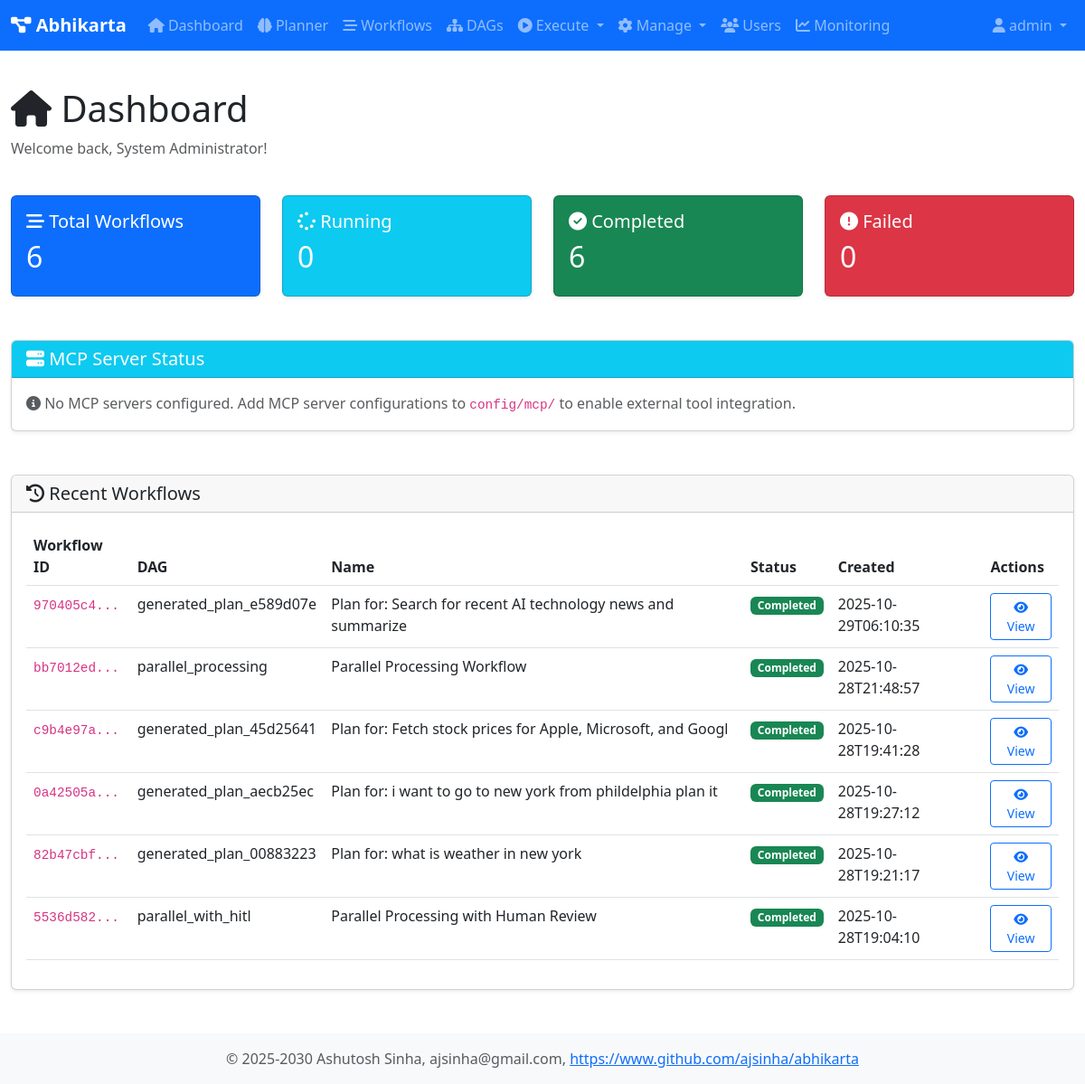
Screenshot of /dashboard (signed in) with the database file from the repository.
### tables this page shows
CREATE TABLE workflows (
                workflow_id TEXT PRIMARY KEY,
                dag_id TEXT NOT NULL,
                session_id TEXT,
                name TEXT,
                description TEXT,
                status TEXT DEFAULT 'pending',
                created_at TEXT DEFAULT CURRENT_TIMESTAMP,
                started_at TEXT,
                completed_at TEXT,
                created_by TEXT,
                graph_json TEXT,
                result TEXT,
                error TEXT
            );

### web/app.py (the view)
@app.route('/dashboard')
@login_required
def dashboard():
    user = user_registry.get_user(session['user_id'])
    db = get_db()
    total_workflows = db.fetchone("SELECT COUNT(*) as count FROM workflows")['count']
    running_workflows = db.fetchone("SELECT COUNT(*) as count FROM workflows WHERE status = 'running'")['count']
    completed_workflows = db.fetchone("SELECT COUNT(*) as count FROM workflows WHERE status = 'completed'")['count']
    failed_workflows = db.fetchone("SELECT COUNT(*) as count FROM workflows WHERE status = 'failed'")['count']
    recent_workflows = db.fetchall(
        "SELECT * FROM workflows ORDER BY created_at DESC LIMIT 10"
    )
    pending_hitl = orchestrator.get_pending_hitl_requests()
    mcp_servers = tool_registry.get_mcp_servers_status()
    return render_template('dashboard.html',
                         user=user,
                         total_workflows=total_workflows,
                         running_workflows=running_workflows,
                         completed_workflows=completed_workflows,
                         failed_workflows=failed_workflows,
                         recent_workflows=recent_workflows,
                         pending_hitl=len(pending_hitl),
                         mcp_servers=mcp_servers)

### core/user_registry.py (called while the page is built)
    def is_admin(self) -> bool:
        return self.role == 'admin'

    def get_user(self, user_id: str) -> Optional[User]:
        return self._users.get(user_id)

### db/database.py (called while the page is built)
def get_db() -> Database:
    global _db_instance
    if _db_instance is None:
        _db_instance = Database(db_type='sqlite', db_path='data/abhikarta.db')
        _db_instance.initialize_schema()
    return _db_instance

    @contextmanager
    def get_connection(self):
        conn = None
        try:
            if self.db_type == 'sqlite':
                conn = sqlite3.connect(self.db_path)
                conn.row_factory = sqlite3.Row
            elif self.db_type == 'postgresql':
                import psycopg2
                import psycopg2.extras
                conn = psycopg2.connect(**self.pg_params)
                conn.cursor_factory = psycopg2.extras.RealDictCursor
            yield conn
            conn.commit()
        except Exception as e:
            if conn:
                conn.rollback()
            raise e
        finally:
            if conn:
                conn.close()

    def fetchone(self, query: str, params: Tuple = ()) -> Optional[Dict[str, Any]]:
        with self.get_connection() as conn:
            cursor = conn.cursor()
            cursor.execute(query, params)
            row = cursor.fetchone()
            return dict(row) if row else None

    def fetchall(self, query: str, params: Tuple = ()) -> List[Dict[str, Any]]:
        with self.get_connection() as conn:
            cursor = conn.cursor()
            cursor.execute(query, params)
            rows = cursor.fetchall()
            return [dict(row) for row in rows]

### tools/tool_registry.py (called while the page is built, shortened)
    def get_mcp_servers_status(self) -> List[Dict[str, Any]]:
        import time
        mcp_servers = []
        if not os.path.exists(self._mcp_config_dir):
            return mcp_servers

### web/app.py (called while the page is built)
def login_required(f):
    @wraps(f)
    def decorated_function(*args, **kwargs):
        if 'user_id' not in session:
            return redirect(url_for('login'))
        return f(*args, **kwargs)
    return decorated_function

### workflows/dag/orchestrator.py (called while the page is built)
    def get_pending_hitl_requests(self, workflow_id: Optional[str] = None) -> List[Dict[str, Any]]:
        if workflow_id:
            return self.db.fetchall(
                "SELECT * FROM hitl_requests WHERE workflow_id = ? AND status = 'pending'",
                (workflow_id,)
            )
        else:
            return self.db.fetchall(
                "SELECT * FROM hitl_requests WHERE status = 'pending'"
            )

### web/templates/dashboard.html (shortened to what this page needs)
{% extends "base.html" %}
{% block content %}
<div class="row mb-4">
    <div class="col">
        <h1><i class="fas fa-home"></i> Dashboard</h1>
        <p class="text-muted">Welcome back, {{ user.full_name }}!</p>
    </div>
</div>
<div class="row mb-4">
    <div class="col-md-3">
        <div class="card text-white bg-primary">
            <div class="card-body">
                <h5 class="card-title"><i class="fas fa-stream"></i> Total Workflows</h5>
                <h2>{{ total_workflows }}</h2>
            </div>
        </div>
    </div>
    <div class="col-md-3">
        <div class="card text-white bg-info">
            <div class="card-body">
                <h5 class="card-title"><i class="fas fa-spinner"></i> Running</h5>
                <h2>{{ running_workflows }}</h2>
            </div>
        </div>
    </div>
    <div class="col-md-3">
        <div class="card text-white bg-success">
            <div class="card-body">
                <h5 class="card-title"><i class="fas fa-check-circle"></i> Completed</h5>
                <h2>{{ completed_workflows }}</h2>
            </div>
        </div>
    </div>
    <div class="col-md-3">
        <div class="card text-white bg-danger">
            <div class="card-body">
                <h5 class="card-title"><i class="fas fa-exclamation-circle"></i> Failed</h5>
                <h2>{{ failed_workflows }}</h2>
            </div>
        </div>
    </div>
</div>
<div class="row mb-4">
    <div class="col-12">
        <div class="card">
            <div class="card-header bg-info text-white">
                <h5 class="mb-0"><i class="fas fa-server"></i> MCP Server Status</h5>
            </div>
            <div class="card-body">
                {% if mcp_servers %}
                <div class="row">
                    {% for server in mcp_servers %}
                    <div class="col-md-4 mb-3">
                        <div class="card border-{{ 'success' if server.status == 'online' else 'danger' }}">
                            <div class="card-body">
                                <div class="d-flex justify-content-between align-items-center mb-2">
                                    <h6 class="mb-0"><i class="fas fa-cube"></i> {{ server.name }}</h6>
                                    {% if server.status == 'online' %}
                                        <span class="badge bg-success"><i class="fas fa-check-circle"></i> Online</span>
                                    {% else %}
                                        <span class="badge bg-danger"><i class="fas fa-times-circle"></i> Offline</span>
                                    {% endif %}
                                </div>
                                <p class="small text-muted mb-2">
                                    <i class="fas fa-link"></i> {{ server.url }}
                                </p>
                                <div class="small">
                                    <strong>Tools:</strong> {{ server.tool_count }}
                                    {% if server.status == 'online' %}
                                        <br><strong>Response Time:</strong> {{ server.response_time }}ms
                                    {% endif %}
                                </div>
                            </div>
                        </div>
                    </div>
                    {% endfor %}
                </div>
                <div class="text-end">
                    <button class="btn btn-sm btn-outline-secondary" onclick="refreshMCPStatus()">
                        <i class="fas fa-sync-alt"></i> Refresh Status
                    </button>
                </div>
                {% else %}
                <p class="text-muted mb-0">
                    <i class="fas fa-info-circle"></i> No MCP servers configured.
                    Add MCP server configurations to <code>config/mcp/</code> to enable external tool integration.
                </p>
                {% endif %}
            </div>
        </div>
    </div>
</div>
<div class="row">
    <div class="col-12">
        <div class="card">
            <div class="card-header">
                <h5 class="mb-0"><i class="fas fa-history"></i> Recent Workflows</h5>
            </div>
            <div class="card-body">
                {% if recent_workflows %}
                <div class="table-responsive">
                    <table class="table table-hover">
                        <thead>
                            <tr>
                                <th>Workflow ID</th>
                                <th>DAG</th>
                                <th>Name</th>
                                <th>Status</th>
                                <th>Created</th>
                                <th>Actions</th>
                            </tr>
                        </thead>
                        <tbody>
                            {% for workflow in recent_workflows %}
                            <tr>
                                <td><code>{{ workflow.workflow_id[:8] }}...</code></td>
                                <td>{{ workflow.dag_id }}</td>
                                <td>{{ workflow.name or 'N/A' }}</td>
                                <td>
                                    {% if workflow.status == 'running' %}
                                        <span class="badge bg-info">Running</span>
                                    {% elif workflow.status == 'completed' %}
                                        <span class="badge bg-success">Completed</span>
                                    {% elif workflow.status == 'failed' %}
                                        <span class="badge bg-danger">Failed</span>
                                    {% else %}
                                        <span class="badge bg-secondary">{{ workflow.status }}</span>
                                    {% endif %}
                                </td>
                                <td>{{ workflow.created_at[:19] }}</td>
                                <td>
                                    <a href="{{ url_for('workflow_detail', workflow_id=workflow.workflow_id) }}"
                                       class="btn btn-sm btn-outline-primary">
                                        <i class="fas fa-eye"></i> View
                                    </a>
                                </td>
                            </tr>
                            {% endfor %}
                        </tbody>
                    </table>
                </div>
                {% else %}
                <p class="text-muted">No workflows yet. <a href="{{ url_for('dags') }}">Execute a DAG</a> to get started.</p>
                {% endif %}
            </div>
        </div>
    </div>
</div>
{% endblock %}

### web/templates/base.html (shortened to what this page needs)
<!DOCTYPE html>
<html lang="en">
<head>
    <link href="https://cdn.jsdelivr.net/npm/bootstrap@5.3.0/dist/css/bootstrap.min.css" rel="stylesheet">
    <link rel="stylesheet" href="https://cdnjs.cloudflare.com/ajax/libs/font-awesome/6.4.0/css/all.min.css">
    <link href="{{ url_for('static', filename='css/style.css') }}" rel="stylesheet">
</head>
<body>
    {% if user %}
    <nav class="navbar navbar-expand-lg navbar-dark bg-primary">
        <div class="container-fluid">
            <a class="navbar-brand" href="{{ url_for('dashboard') }}">
                <i class="fas fa-project-diagram"></i> Abhikarta
            </a>
            <div class="collapse navbar-collapse" id="navbarNav">
                <ul class="navbar-nav me-auto">
                    <li class="nav-item">
                        <a class="nav-link" href="{{ url_for('dashboard') }}">
                            <i class="fas fa-home"></i> Dashboard
                        </a>
                    </li>
                    <li class="nav-item">
                        <a class="nav-link" href="{{ url_for('planner_page') }}">
                            <i class="fas fa-brain"></i> Planner
                        </a>
                    </li>
                    <li class="nav-item">
                        <a class="nav-link" href="{{ url_for('workflows') }}">
                            <i class="fas fa-stream"></i> Workflows
                        </a>
                    </li>
                    <li class="nav-item">
                        <a class="nav-link" href="{{ url_for('dags') }}">
                            <i class="fas fa-sitemap"></i> DAGs
                        </a>
                    </li>
                    <li class="nav-item dropdown">
                        <a class="nav-link dropdown-toggle" href="#" id="executeDropdown" role="button" data-bs-toggle="dropdown">
                            <i class="fas fa-play-circle"></i> Execute
                        </a>
                    </li>
                    <li class="nav-item dropdown">
                        <a class="nav-link dropdown-toggle" href="#" id="manageDropdown" role="button" data-bs-toggle="dropdown">
                            <i class="fas fa-cog"></i> Manage
                        </a>
                    </li>
                    {% if user.is_admin() %}
                    <li class="nav-item">
                        <a class="nav-link" href="{{ url_for('users') }}">
                            <i class="fas fa-users"></i> Users
                        </a>
                    </li>
                    <li class="nav-item">
                        <a class="nav-link" href="{{ url_for('monitoring_dashboard') }}">
                            <i class="fas fa-chart-line"></i> Monitoring
                        </a>
                    </li>
                    {% endif %}
                </ul>
                <ul class="navbar-nav">
                    <li class="nav-item dropdown">
                        <a class="nav-link dropdown-toggle" href="#" id="userDropdown" role="button" data-bs-toggle="dropdown">
                            <i class="fas fa-user"></i> {{ user.username }}
                        </a>
                    </li>
                </ul>
            </div>
        </div>
    </nav>
    {% endif %}
    <main class="container-fluid py-4">
        {% block content %}{% endblock %}
    </main>
    <footer class="footer mt-auto py-3 bg-light">
        <div class="container text-center">
            <span class="text-muted">© 2025-2030 Ashutosh Sinha, ajsinha@gmail.com,
                <a href="https://www.github.com/ajsinha/abhikarta" target="_blank">https://www.github.com/ajsinha/abhikarta</a>
            </span>
        </div>
    </footer>
</body>
</html>

### web/static/css/style.css (style rules this page uses)
body { min-height: 100vh; display: flex; flex-direction: column; }
main { flex: 1; }
.footer { margin-top: auto; }
.card { margin-bottom: 1.5rem; box-shadow: 0 0.125rem 0.25rem rgba(0,0,0,.075); }
code { font-size: 90%; }
.navbar-brand { font-weight: bold; }

### rows the page displays
workflows: workflow_id "970405c4", dag_id "generated_plan_e589d07e", name "Plan for: Search for recent AI technology news and summarize", status "Completed", created_at "2025-10-29T06:10:35"
workflows: workflow_id "bb7012ed", dag_id "parallel_processing", name "Parallel Processing Workflow", status "Completed", created_at "2025-10-28T21:48:57"
workflows: workflow_id "c9b4e97a", dag_id "generated_plan_45d25641", name "Plan for: Fetch stock prices for Apple, Microsoft, and Googl", status "Completed", created_at "2025-10-28T19:41:28"
workflows: workflow_id "0a42505a", dag_id "generated_plan_aecb25ec", name "Plan for: i want to go to new york from phildelphia plan it", status "Completed", created_at "2025-10-28T19:27:12"
workflows: workflow_id "82b47cbf", dag_id "generated_plan_00883223", name "Plan for: what is weather in new york", status "Completed", created_at "2025-10-28T19:21:17"
workflows: workflow_id "5536d582", dag_id "parallel_with_hitl", name "Parallel Processing with Human Review", status "Completed", created_at "2025-10-28T19:04:10"

### other values shown
{{ user.username }} "admin"
{{ user.full_name }} "System Administrator"
{{ total_workflows }} "6"
{{ running_workflows }} "0"
{{ completed_workflows }} "6"
{{ failed_workflows }} "0"
